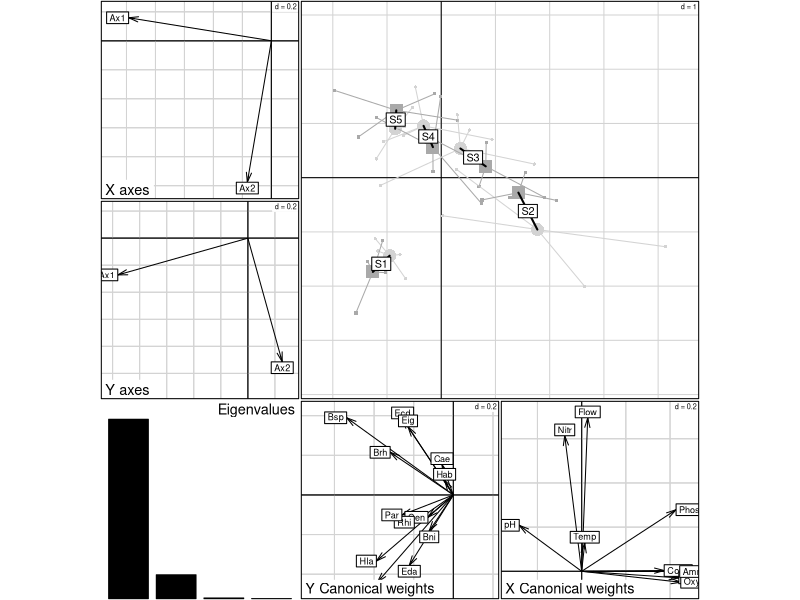

Write R code to recreate this figure.
library(ade4)


### Name: bca.coinertia
### Title: Between-class coinertia analysis
### Aliases: bca.coinertia
### Keywords: multivariate

### ** Examples

data(meaudret)
pca1 <- dudi.pca(meaudret$env, scan = FALSE, nf = 4)
pca2 <- dudi.pca(meaudret$spe, scal = FALSE, scan = FALSE, nf = 4)
   
bet1 <- bca(pca1, meaudret$design$site, scan = FALSE, nf = 2)
bet2 <- bca(pca2, meaudret$design$site, scan = FALSE, nf = 2)
coib <- coinertia(bet1, bet2, scannf = FALSE)

coi <- coinertia(pca1, pca2, scannf = FALSE, nf = 3)
coi.b <- bca(coi,meaudret$design$site, scannf = FALSE)
## coib and coi.b are equivalent

plot(coi.b)
